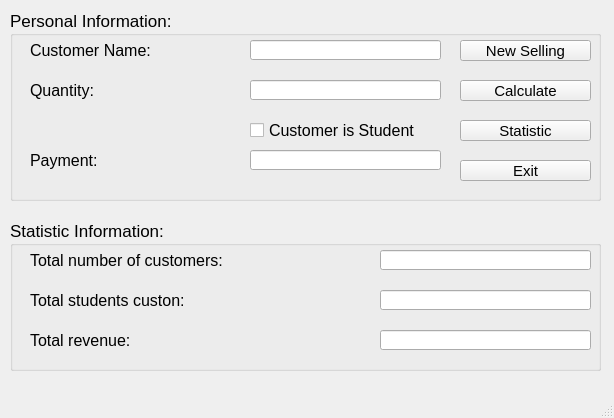
<?xml version="1.0" encoding="UTF-8"?>
<ui version="4.0">
 <class>MainWindow</class>
 <widget class="QMainWindow" name="MainWindow">
  <property name="geometry">
   <rect>
    <x>0</x>
    <y>0</y>
    <width>614</width>
    <height>418</height>
   </rect>
  </property>
  <property name="windowTitle">
   <string>MainWindow</string>
  </property>
  <widget class="QWidget" name="centralwidget">
   <widget class="QGroupBox" name="groupBox">
    <property name="geometry">
     <rect>
      <x>10</x>
      <y>10</y>
      <width>591</width>
      <height>191</height>
     </rect>
    </property>
    <property name="font">
     <font>
      <pointsize>13</pointsize>
     </font>
    </property>
    <property name="title">
     <string>Personal Information:</string>
    </property>
    <widget class="QLabel" name="label">
     <property name="geometry">
      <rect>
       <x>20</x>
       <y>20</y>
       <width>211</width>
       <height>41</height>
      </rect>
     </property>
     <property name="font">
      <font>
       <pointsize>12</pointsize>
      </font>
     </property>
     <property name="text">
      <string>Customer Name:</string>
     </property>
    </widget>
    <widget class="QLabel" name="label_2">
     <property name="geometry">
      <rect>
       <x>20</x>
       <y>60</y>
       <width>201</width>
       <height>41</height>
      </rect>
     </property>
     <property name="font">
      <font>
       <pointsize>12</pointsize>
      </font>
     </property>
     <property name="text">
      <string>Quantity:</string>
     </property>
    </widget>
    <widget class="QLineEdit" name="lineEditCustomerName">
     <property name="geometry">
      <rect>
       <x>240</x>
       <y>30</y>
       <width>191</width>
       <height>20</height>
      </rect>
     </property>
    </widget>
    <widget class="QLineEdit" name="lineEditQuantity">
     <property name="geometry">
      <rect>
       <x>240</x>
       <y>70</y>
       <width>191</width>
       <height>20</height>
      </rect>
     </property>
    </widget>
    <widget class="QCheckBox" name="checkStudent">
     <property name="geometry">
      <rect>
       <x>240</x>
       <y>100</y>
       <width>191</width>
       <height>41</height>
      </rect>
     </property>
     <property name="font">
      <font>
       <pointsize>12</pointsize>
      </font>
     </property>
     <property name="text">
      <string>Customer is Student</string>
     </property>
    </widget>
    <widget class="QLabel" name="label_3">
     <property name="geometry">
      <rect>
       <x>20</x>
       <y>130</y>
       <width>201</width>
       <height>41</height>
      </rect>
     </property>
     <property name="font">
      <font>
       <pointsize>12</pointsize>
      </font>
     </property>
     <property name="text">
      <string>Payment:</string>
     </property>
    </widget>
    <widget class="QLineEdit" name="lineEditPayment">
     <property name="geometry">
      <rect>
       <x>240</x>
       <y>140</y>
       <width>191</width>
       <height>20</height>
      </rect>
     </property>
    </widget>
    <widget class="QPushButton" name="pushButtonNewSelling">
     <property name="geometry">
      <rect>
       <x>450</x>
       <y>30</y>
       <width>131</width>
       <height>21</height>
      </rect>
     </property>
     <property name="font">
      <font>
       <pointsize>11</pointsize>
      </font>
     </property>
     <property name="text">
      <string>New Selling</string>
     </property>
     <property name="icon">
      <iconset>
       <normaloff>image/3298601_document_new_new document_plus_icon.png</normaloff>image/3298601_document_new_new document_plus_icon.png</iconset>
     </property>
     <property name="iconSize">
      <size>
       <width>15</width>
       <height>15</height>
      </size>
     </property>
    </widget>
    <widget class="QPushButton" name="pushButtonCalculate">
     <property name="geometry">
      <rect>
       <x>450</x>
       <y>70</y>
       <width>131</width>
       <height>21</height>
      </rect>
     </property>
     <property name="font">
      <font>
       <pointsize>11</pointsize>
      </font>
     </property>
     <property name="text">
      <string>Calculate</string>
     </property>
     <property name="icon">
      <iconset>
       <normaloff>image/4213589_calculate_calculator_doodle_education_line_icon.png</normaloff>image/4213589_calculate_calculator_doodle_education_line_icon.png</iconset>
     </property>
     <property name="iconSize">
      <size>
       <width>25</width>
       <height>25</height>
      </size>
     </property>
    </widget>
    <widget class="QPushButton" name="pushButtonStaistic">
     <property name="geometry">
      <rect>
       <x>450</x>
       <y>110</y>
       <width>131</width>
       <height>21</height>
      </rect>
     </property>
     <property name="font">
      <font>
       <pointsize>11</pointsize>
      </font>
     </property>
     <property name="text">
      <string>Statistic</string>
     </property>
     <property name="icon">
      <iconset>
       <normaloff>image/9963626_chart_graph_data_finance_statistic_icon.png</normaloff>image/9963626_chart_graph_data_finance_statistic_icon.png</iconset>
     </property>
     <property name="iconSize">
      <size>
       <width>25</width>
       <height>25</height>
      </size>
     </property>
    </widget>
    <widget class="QPushButton" name="pushButtonExit">
     <property name="geometry">
      <rect>
       <x>450</x>
       <y>150</y>
       <width>131</width>
       <height>21</height>
      </rect>
     </property>
     <property name="font">
      <font>
       <pointsize>11</pointsize>
      </font>
     </property>
     <property name="text">
      <string>Exit</string>
     </property>
     <property name="icon">
      <iconset>
       <normaloff>image/981077_basic_close_exit_out_x_icon.png</normaloff>image/981077_basic_close_exit_out_x_icon.png</iconset>
     </property>
     <property name="iconSize">
      <size>
       <width>15</width>
       <height>15</height>
      </size>
     </property>
    </widget>
   </widget>
   <widget class="QGroupBox" name="groupBox_2">
    <property name="geometry">
     <rect>
      <x>10</x>
      <y>220</y>
      <width>591</width>
      <height>151</height>
     </rect>
    </property>
    <property name="font">
     <font>
      <pointsize>13</pointsize>
     </font>
    </property>
    <property name="title">
     <string>Statistic Information:</string>
    </property>
    <widget class="QLabel" name="label_4">
     <property name="geometry">
      <rect>
       <x>20</x>
       <y>20</y>
       <width>331</width>
       <height>41</height>
      </rect>
     </property>
     <property name="font">
      <font>
       <pointsize>12</pointsize>
      </font>
     </property>
     <property name="text">
      <string>Total number of customers:</string>
     </property>
    </widget>
    <widget class="QLabel" name="label_5">
     <property name="geometry">
      <rect>
       <x>20</x>
       <y>60</y>
       <width>211</width>
       <height>41</height>
      </rect>
     </property>
     <property name="font">
      <font>
       <pointsize>12</pointsize>
      </font>
     </property>
     <property name="text">
      <string>Total students custon:</string>
     </property>
    </widget>
    <widget class="QLabel" name="label_6">
     <property name="geometry">
      <rect>
       <x>20</x>
       <y>100</y>
       <width>211</width>
       <height>41</height>
      </rect>
     </property>
     <property name="font">
      <font>
       <pointsize>12</pointsize>
      </font>
     </property>
     <property name="text">
      <string>Total revenue:</string>
     </property>
    </widget>
    <widget class="QLineEdit" name="lineEditTotalnumberofCustomers">
     <property name="geometry">
      <rect>
       <x>370</x>
       <y>30</y>
       <width>211</width>
       <height>20</height>
      </rect>
     </property>
    </widget>
    <widget class="QLineEdit" name="lineEditTotalStudentscuston">
     <property name="geometry">
      <rect>
       <x>370</x>
       <y>70</y>
       <width>211</width>
       <height>20</height>
      </rect>
     </property>
    </widget>
    <widget class="QLineEdit" name="lineEditTotalRevenue">
     <property name="geometry">
      <rect>
       <x>370</x>
       <y>110</y>
       <width>211</width>
       <height>20</height>
      </rect>
     </property>
    </widget>
   </widget>
  </widget>
  <widget class="QMenuBar" name="menubar">
   <property name="geometry">
    <rect>
     <x>0</x>
     <y>0</y>
     <width>614</width>
     <height>18</height>
    </rect>
   </property>
  </widget>
  <widget class="QStatusBar" name="statusbar"/>
 </widget>
 <resources/>
 <connections/>
</ui>
